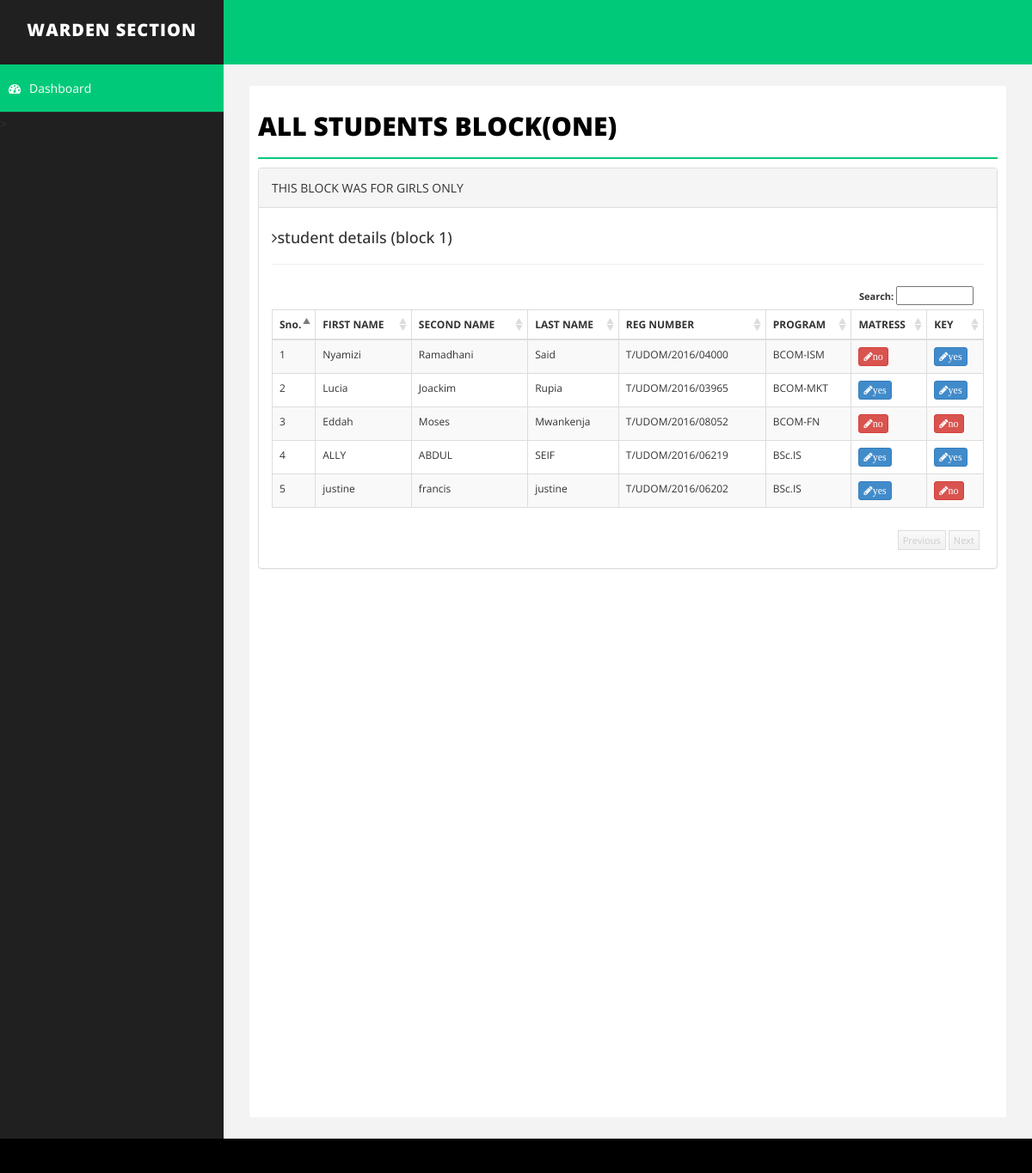
The page /waden/waden.php on the database its author committed.
### tables this page shows
CREATE TABLE `accommodation` (
  `id` int(11) NOT NULL,
  `firstname` varchar(30) NOT NULL,
  `middlename` varchar(30) NOT NULL,
  `lastname` varchar(30) NOT NULL,
  `regno` varchar(20) NOT NULL,
  `program` varchar(50) NOT NULL,
  `yos` int(1) NOT NULL,
  `email` varchar(30) NOT NULL,
  `password` varchar(20) NOT NULL,
  `gender` varchar(12) NOT NULL,
  `contact` varchar(15) NOT NULL,
  `mat` varchar(4) NOT NULL,
  `keyy` varchar(4) NOT NULL
);

### waden/waden.php (the view, shortened to what this page needs)
<?php
include("php/dbconnect.php");
$action = "add";
?>
<!DOCTYPE html>
<html xmlns="http://www.w3.org/1999/xhtml">
<head>
    <link href="css/bootstrap.css" rel="stylesheet" />
    <link href="css/font-awesome.css" rel="stylesheet" />
    <link href="css/basic.css" rel="stylesheet" />
    <link href="css/custom.css" rel="stylesheet" />
</head>
<?php
include("php/header1.php");
?>
        <div id="page-wrapper">
            <div id="page-inner">
                <div class="row">
                    <div class="col-md-12">
                        <h1 class="page-head-line">all STUDENTs BLOCK(ONE)
						</h1>
                    </div>
                </div>
        <?php
		 if(isset($_GET['action']) && @$_GET['action']=="add" || @$_GET['action']=="edit")
		 {
		?>
			<script type="text/javascript" src="js/validation/jquery.validate.min.js"></script>
                <div class="row">
                    <div class="col-sm-8 col-sm-offset-2">
               <div class="panel panel-primary">
                        <div class="panel-heading">
                           <?php echo ($action=="add")? "Add Branch": "Edit Branch"; ?>
                        </div>
                        </div>
                            </div>
                </div>
		<script type="text/javascript">
		$( document ).ready( function () {
			 if($("#signupForm1").length > 0)
         {
			$( "#signupForm1" ).validate( {
				rules: {
					branch: "required",
					address: "required"
				},
				messages: {
					branch: "Please enter branch name",
					address: "Please enter address"
				},
				errorElement: "em",
				errorPlacement: function ( error, element ) {
					// Add the `help-block` class to the error element
					error.addClass( "help-block" );
					// Add `has-feedback` class to the parent div.form-group
					// in order to add icons to inputs
					element.parents( ".col-sm-10" ).addClass( "has-feedback" );
					if ( element.prop( "type" ) === "checkbox" ) {
						error.insertAfter( element.parent( "label" ) );
					} else {
						error.insertAfter( element );
					}
					// Add the span element, if doesn't exists, and apply the icon classes to it.
					if ( !element.next( "span" )[ 0 ] ) {
						$( "<span class='glyphicon glyphicon-remove form-control-feedback'></span>" ).insertAfter( element );
					}
				},
				success: function ( label, element ) {
					// Add the span element, if doesn't exists, and apply the icon classes to it.
					if ( !$( element ).next( "span" )[ 0 ] ) {
						$( "<span class='glyphicon glyphicon-ok form-control-feedback'></span>" ).insertAfter( $( element ) );
					}
				},
				highlight: function ( element, errorClass, validClass ) {
					$( element ).parents( ".col-sm-10" ).addClass( "has-error" ).removeClass( "has-success" );
					$( element ).next( "span" ).addClass( "glyphicon-remove" ).removeClass( "glyphicon-ok" );
				},
				unhighlight: function ( element, errorClass, validClass ) {
					$( element ).parents( ".col-sm-10" ).addClass( "has-success" ).removeClass( "has-error" );
					$( element ).next( "span" ).addClass( "glyphicon-ok" ).removeClass( "glyphicon-remove" );
				}
			} );
			}
		} );
	</script>
		<?php
		}else{
		?>
		 <link href="css/datatable/datatable.css" rel="stylesheet" />
		<div class="panel panel-default">
                        <div class="panel-heading">
						THIS BLOCK WAS FOR GIRLS ONLY
                        </div>
                        <div class="panel-body">
                             <div class="table-sorting table-responsive">
                                <table class="table table-striped table-bordered table-hover" id="tSortable22">
                                  <h4><i class="fa fa-angle-right"></i>student details (block 1) </h4>
	                  	  	  <hr>
                              <thead>
                              <tr>
                                  <th>Sno.</th>
                                  <th class="hidden-phone">FIRST NAME</th>
                                  <th>SECOND NAME</th>
                                  <th> LAST NAME</th>
                                  <th>REG NUMBER</th>
                                  <th>PROGRAM</th>
                                  <th>MATRESS</th>
                                  <th>KEY</th>
                              </tr>
                              </thead>
                              <tbody>
                              <?php $ret=mysqli_query($con,"select * from accommodation ");
							  $cnt=1;
							  while($row=mysqli_fetch_array($ret))
							  {?>
                              <tr>
                              <td><?php echo $cnt;?></td>
                                  <td><?php echo $row['firstname'];?></td>
                                  <td><?php echo $row['middlename'];?></td>
                                  <td><?php echo $row['lastname'];?></td>
                                  <td><?php echo $row['regno'];?></td>
                                 <td><?php echo $row['program'];?></td>
                                  <td>
                                     <?php
                                     if($row['mat'] == "yes"){
                                         ?>
                                        <a href="yes_no.php?yess=true&id=<?php echo $row['id'];?>">
                                     <button class="btn btn-primary btn-xs"><i class="fa fa-pencil">yes</i></button></a>
                                     <?php
                                     }else if($row['mat'] == "no"){
                                         ?>
                                        <a href="yes_no.php?noo=true&id=<?php echo $row['id'];?>">
                                     <button class="btn btn-danger btn-xs"><i class="fa fa-pencil">no</i></button></a>
                                    <?php } ?>
                                  </td>
                                  <td>
                                     <?php
                                     if($row['keyy'] == "yes"){
                                         ?>
                                        <a href="yes_noo.php?yess=true&id=<?php echo $row['id'];?>">
                                     <button class="btn btn-primary btn-xs"><i class="fa fa-pencil">yes</i></button></a>
                                     <?php
                                     }else if($row['keyy'] == "no"){
                                         ?>
                                        <a href="yes_noo.php?noo=true&id=<?php echo $row['id'];?>">
                                     <button class="btn btn-danger btn-xs"><i class="fa fa-pencil">no</i></button></a>
                                    <?php } ?>
                                  </td>
                              </tr>
                              <?php $cnt=$cnt+1; }?>
                              </tbody>
                          </table>
                            </div>
                        </div>
                    </div>
		<?php
		}
		?>
            </div>
        </div>
    </div>
    <div id="footer-sec">
    </div>
</body>
</html>

### waden/php/header1.php (shortened to what this page needs)
<body>
    <div id="wrapper">
        <nav class="navbar navbar-default navbar-cls-top " role="navigation" style="margin-bottom: 0">
            <div class="navbar-header">
                <a class="navbar-brand" href="index.php">WARDEN SECTION</a>
            </div>
        </nav>
        <nav class="navbar-default navbar-side" role="navigation">
            <div class="sidebar-collapse">
                <ul class="nav" id="main-menu">
                    <li>
                        <a class="active-menu" href="waden.php"><i class="fa fa-dashboard "></i>Dashboard</a>
                    </li>
                </ul>
            </div>
        </nav>

### waden/css/basic.css (style rules this page uses)
body { font-family: 'Open Sans', sans-serif; line-height:25px; }
#wrapper { width: 100%; background: #202020; }
#page-wrapper { padding: 15px 15px; min-height: 600px; background: #F3F3F3; }
#page-inner { width: 100%; margin: 10px 20px 10px 0px; background-color: #fff!important; padding: 10px; min-height: 1200px; }
.page-head-line { font-size: 30px; text-transform: uppercase; color: #000; font-weight: 800; padding-bottom: 20px; border-bottom: 2px solid #00CA79; margin-bottom: 10px; }
.navbar-cls-top .navbar-brand { color: #fff; background: #202020; width: 260px; text-align: center; height: 75px; font-size: 20px; letter-spacing: 1px; font-weight: 900; padding-top: 25px; text-transform:uppercase; }
.active-menu { background-color: #00CA79!important; }
.sidebar-collapse, .sidebar-collapse .nav { background: none; }
.sidebar-collapse .nav { padding: 0; }
.sidebar-collapse .nav > li > a { color: #fff; background: #202020; text-shadow: none; padding: 15px 40px; border-bottom: 1px solid #2F2E31; }
.sidebar-collapse > .nav > li > a { padding: 15px 10px; }
.navbar-side { border: none; background-color: #202020; }
.navbar-cls-top { background: #00CA79; border-bottom: none; }
.navbar-default { border: 0px solid black; }
.navbar-header { background: #000000; }
.nav > li > a > i { margin-right: 10px; }
#footer-sec { background-color:#000; padding:20px 50px; color:#fff; font-size:12px; }
@media (min-width:768px) { #page-wrapper { margin: 0 0 0 260px; padding: 15px 30px; min-height: 1200px; } }
@media (min-width:768px) { .navbar-side { z-index: 1; position: absolute; width: 260px; } }
@media (min-width:768px) { .navbar { border-radius: 0px; } }

### waden/css/datatable/datatable.css (style rules this page uses)
.dataTable { float: left; }
.table-sorting { padding: 0px; position: relative; font-size: 12px; background-color: #FFF; }
.table-sorting .table { border-top: 1px solid #DDD; border-bottom: 1px solid #DDD; }
.table-sorting .sorting_asc { background: url('../../img/datatable/sort_asc.png') no-repeat center right; cursor: pointer; }
.table-sorting .sorting { background: url('../../img/datatable/sort_both.png') no-repeat center right; cursor: pointer; }

### rows shown on the page
accommodation: firstname "Nyamizi", middlename "Ramadhani", lastname "Said", regno "T/UDOM/2016/04000", program "BCOM-ISM"
accommodation: firstname "Lucia", middlename "Joackim", lastname "Rupia", regno "T/UDOM/2016/03965", program "BCOM-MKT"
accommodation: firstname "Eddah", middlename "Moses", lastname "Mwankenja", regno "T/UDOM/2016/08052", program "BCOM-FN"
accommodation: firstname "ALLY", middlename "ABDUL", lastname "SEIF", regno "T/UDOM/2016/06219", program "BSc.IS"
accommodation: firstname "justine", middlename "francis", lastname "justine", regno "T/UDOM/2016/06202", program "BSc.IS"
